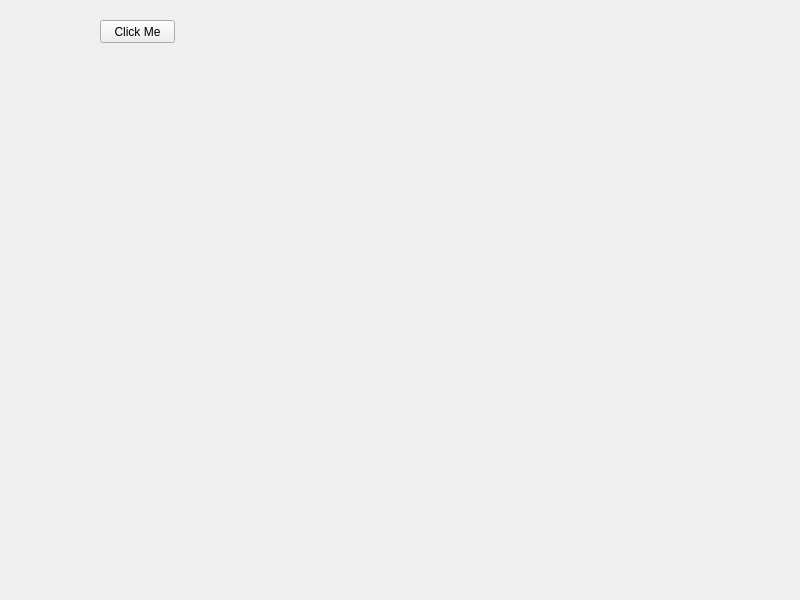
<?xml version="1.0" encoding="UTF-8"?>
<ui version="4.0">
 <class>Widget</class>
 <widget class="QWidget" name="Widget">
  <property name="geometry">
   <rect>
    <x>0</x>
    <y>0</y>
    <width>800</width>
    <height>600</height>
   </rect>
  </property>
  <property name="windowTitle">
   <string>Widget</string>
  </property>
  <widget class="QPushButton" name="pushButton">
   <property name="geometry">
    <rect>
     <x>100</x>
     <y>20</y>
     <width>75</width>
     <height>23</height>
    </rect>
   </property>
   <property name="text">
    <string>Click Me</string>
   </property>
  </widget>
 </widget>
 <resources/>
 <connections/>
</ui>
